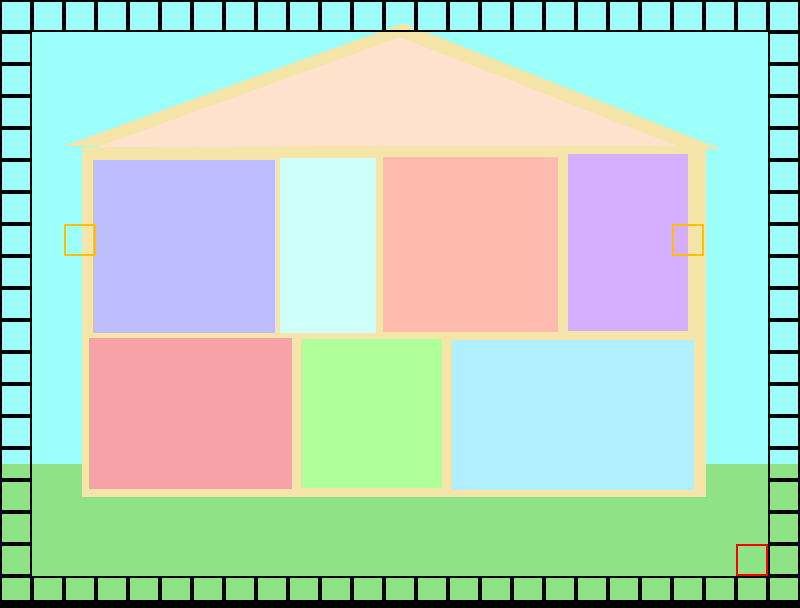

Rendered tile map (Tiled .tmx) drawn with the repository's tilesets; below, a short description and the full map source, tile grids included:
An orthogonal 25x19 tile map with 32x32 px tiles, 5 tile layers (background, walls, hazards, windows, ...), 2 tilesets and 2 objects (2x room).

<map version="1.5" tiledversion="1.7.2" orientation="orthogonal" renderorder="right-down" width="25" height="19" tilewidth="32" tileheight="32" infinite="0" nextlayerid="12" nextobjectid="41">
 <editorsettings>
  <export target="house1.json" format="json" />
 </editorsettings>
 <tileset firstgid="1" name="tiles1" tilewidth="32" tileheight="32" tilecount="16" columns="4">
  <image source="house1.png" width="128" height="128" />
 </tileset>
 <tileset firstgid="17" name="background" tilewidth="800" tileheight="600" tilecount="1" columns="0">
  <grid orientation="orthogonal" width="1" height="1" />
  <tile id="0">
   <image width="800" height="600" source="../BasicHouse.png" />
  </tile>
 </tileset>
 <layer id="11" name="background" width="25" height="19" offsetx="0" offsety="-8">
  <data encoding="csv">
0,0,0,0,0,0,0,0,0,0,0,0,0,0,0,0,0,0,0,0,0,0,0,0,0,
0,0,0,0,0,0,0,0,0,0,0,0,0,0,0,0,0,0,0,0,0,0,0,0,0,
0,0,0,0,0,0,0,0,0,0,0,0,0,0,0,0,0,0,0,0,0,0,0,0,0,
0,0,0,0,0,0,0,0,0,0,0,0,0,0,0,0,0,0,0,0,0,0,0,0,0,
0,0,0,0,0,0,0,0,0,0,0,0,0,0,0,0,0,0,0,0,0,0,0,0,0,
0,0,0,0,0,0,0,0,0,0,0,0,0,0,0,0,0,0,0,0,0,0,0,0,0,
0,0,0,0,0,0,0,0,0,0,0,0,0,0,0,0,0,0,0,0,0,0,0,0,0,
0,0,0,0,0,0,0,0,0,0,0,0,0,0,0,0,0,0,0,0,0,0,0,0,0,
0,0,0,0,0,0,0,0,0,0,0,0,0,0,0,0,0,0,0,0,0,0,0,0,0,
0,0,0,0,0,0,0,0,0,0,0,0,0,0,0,0,0,0,0,0,0,0,0,0,0,
0,0,0,0,0,0,0,0,0,0,0,0,0,0,0,0,0,0,0,0,0,0,0,0,0,
0,0,0,0,0,0,0,0,0,0,0,0,0,0,0,0,0,0,0,0,0,0,0,0,0,
0,0,0,0,0,0,0,0,0,0,0,0,0,0,0,0,0,0,0,0,0,0,0,0,0,
0,0,0,0,0,0,0,0,0,0,0,0,0,0,0,0,0,0,0,0,0,0,0,0,0,
0,0,0,0,0,0,0,0,0,0,0,0,0,0,0,0,0,0,0,0,0,0,0,0,0,
0,0,0,0,0,0,0,0,0,0,0,0,0,0,0,0,0,0,0,0,0,0,0,0,0,
0,0,0,0,0,0,0,0,0,0,0,0,0,0,0,0,0,0,0,0,0,0,0,0,0,
0,0,0,0,0,0,0,0,0,0,0,0,0,0,0,0,0,0,0,0,0,0,0,0,0,
17,0,0,0,0,0,0,0,0,0,0,0,0,0,0,0,0,0,0,0,0,0,0,0,0
</data>
 </layer>
 <layer id="1" name="walls" width="25" height="19">
  <data encoding="csv">
1,1,1,1,1,1,1,1,1,1,1,1,1,1,1,1,1,1,1,1,1,1,1,1,1,
1,0,0,0,0,0,0,0,0,0,0,0,0,0,0,0,0,0,0,0,0,0,0,0,1,
1,0,0,0,0,0,0,0,0,0,0,0,0,0,0,0,0,0,0,0,0,0,0,0,1,
1,0,0,0,0,0,0,0,0,0,0,0,0,0,0,0,0,0,0,0,0,0,0,0,1,
1,0,0,0,0,0,0,0,0,0,0,0,0,0,0,0,0,0,0,0,0,0,0,0,1,
1,0,0,0,0,0,0,0,0,0,0,0,0,0,0,0,0,0,0,0,0,0,0,0,1,
1,0,0,0,0,0,0,0,0,0,0,0,0,0,0,0,0,0,0,0,0,0,0,0,1,
1,0,0,0,0,0,0,0,0,0,0,0,0,0,0,0,0,0,0,0,0,0,0,0,1,
1,0,0,0,0,0,0,0,0,0,0,0,0,0,0,0,0,0,0,0,0,0,0,0,1,
1,0,0,0,0,0,0,0,0,0,0,0,0,0,0,0,0,0,0,0,0,0,0,0,1,
1,0,0,0,0,0,0,0,0,0,0,0,0,0,0,0,0,0,0,0,0,0,0,0,1,
1,0,0,0,0,0,0,0,0,0,0,0,0,0,0,0,0,0,0,0,0,0,0,0,1,
1,0,0,0,0,0,0,0,0,0,0,0,0,0,0,0,0,0,0,0,0,0,0,0,1,
1,0,0,0,0,0,0,0,0,0,0,0,0,0,0,0,0,0,0,0,0,0,0,0,1,
1,0,0,0,0,0,0,0,0,0,0,0,0,0,0,0,0,0,0,0,0,0,0,0,1,
1,0,0,0,0,0,0,0,0,0,0,0,0,0,0,0,0,0,0,0,0,0,0,0,1,
1,0,0,0,0,0,0,0,0,0,0,0,0,0,0,0,0,0,0,0,0,0,0,0,1,
1,0,0,0,0,0,0,0,0,0,0,0,0,0,0,0,0,0,0,0,0,0,0,0,1,
1,1,1,1,1,1,1,1,1,1,1,1,1,1,1,1,1,1,1,1,1,1,1,1,1
</data>
 </layer>
 <layer id="4" name="hazards" width="25" height="19">
  <data encoding="csv">
0,0,0,0,0,0,0,0,0,0,0,0,0,0,0,0,0,0,0,0,0,0,0,0,0,
0,0,0,0,0,0,0,0,0,0,0,0,0,0,0,0,0,0,0,0,0,0,0,0,0,
0,0,0,0,0,0,0,0,0,0,0,0,0,0,0,0,0,0,0,0,0,0,0,0,0,
0,0,0,0,0,0,0,0,0,0,0,0,0,0,0,0,0,0,0,0,0,0,0,0,0,
0,0,0,0,0,0,0,0,0,0,0,0,0,0,0,0,0,0,0,0,0,0,0,0,0,
0,0,0,0,0,0,0,0,0,0,0,0,0,0,0,0,0,0,0,0,0,0,0,0,0,
0,0,0,0,0,0,0,0,0,0,0,0,0,0,0,0,0,0,0,0,0,0,0,0,0,
0,0,0,0,0,0,0,0,0,0,0,0,0,0,0,0,0,0,0,0,0,0,0,0,0,
0,0,0,0,0,0,0,0,0,0,0,0,0,0,0,0,0,0,0,0,0,0,0,0,0,
0,0,0,0,0,0,0,0,0,0,0,0,0,0,0,0,0,0,0,0,0,0,0,0,0,
0,0,0,0,0,0,0,0,0,0,0,0,0,0,0,0,0,0,0,0,0,0,0,0,0,
0,0,0,0,0,0,0,0,0,0,0,0,0,0,0,0,0,0,0,0,0,0,0,0,0,
0,0,0,0,0,0,0,0,0,0,0,0,0,0,0,0,0,0,0,0,0,0,0,0,0,
0,0,0,0,0,0,0,0,0,0,0,0,0,0,0,0,0,0,0,0,0,0,0,0,0,
0,0,0,0,0,0,0,0,0,0,0,0,0,0,0,0,0,0,0,0,0,0,0,0,0,
0,0,0,0,0,0,0,0,0,0,0,0,0,0,0,0,0,0,0,0,0,0,0,0,0,
0,0,0,0,0,0,0,0,0,0,0,0,0,0,0,0,0,0,0,0,0,0,0,0,0,
0,0,0,0,0,0,0,0,0,0,0,0,0,0,0,0,0,0,0,0,0,0,0,3,0,
0,0,0,0,0,0,0,0,0,0,0,0,0,0,0,0,0,0,0,0,0,0,0,0,0
</data>
 </layer>
 <layer id="3" name="windows" width="25" height="19">
  <data encoding="csv">
0,0,0,0,0,0,0,0,0,0,0,0,0,0,0,0,0,0,0,0,0,0,0,0,0,
0,0,0,0,0,0,0,0,0,0,0,0,0,0,0,0,0,0,0,0,0,0,0,0,0,
0,0,0,0,0,0,0,0,0,0,0,0,0,0,0,0,0,0,0,0,0,0,0,0,0,
0,0,0,0,0,0,0,0,0,0,0,0,0,0,0,0,0,0,0,0,0,0,0,0,0,
0,0,0,0,0,0,0,0,0,0,0,0,0,0,0,0,0,0,0,0,0,0,0,0,0,
0,0,0,0,0,0,0,0,0,0,0,0,0,0,0,0,0,0,0,0,0,0,0,0,0,
0,0,0,0,0,0,0,0,0,0,0,0,0,0,0,0,0,0,0,0,0,0,0,0,0,
0,0,2,0,0,0,0,0,0,0,0,0,0,0,0,0,0,0,0,0,0,2,0,0,0,
0,0,0,0,0,0,0,0,0,0,0,0,0,0,0,0,0,0,0,0,0,0,0,0,0,
0,0,0,0,0,0,0,0,0,0,0,0,0,0,0,0,0,0,0,0,0,0,0,0,0,
0,0,0,0,0,0,0,0,0,0,0,0,0,0,0,0,0,0,0,0,0,0,0,0,0,
0,0,0,0,0,0,0,0,0,0,0,0,0,0,0,0,0,0,0,0,0,0,0,0,0,
0,0,0,0,0,0,0,0,0,0,0,0,0,0,0,0,0,0,0,0,0,0,0,0,0,
0,0,0,0,0,0,0,0,0,0,0,0,0,0,0,0,0,0,0,0,0,0,0,0,0,
0,0,0,0,0,0,0,0,0,0,0,0,0,0,0,0,0,0,0,0,0,0,0,0,0,
0,0,0,0,0,0,0,0,0,0,0,0,0,0,0,0,0,0,0,0,0,0,0,0,0,
0,0,0,0,0,0,0,0,0,0,0,0,0,0,0,0,0,0,0,0,0,0,0,0,0,
0,0,0,0,0,0,0,0,0,0,0,0,0,0,0,0,0,0,0,0,0,0,0,0,0,
0,0,0,0,0,0,0,0,0,0,0,0,0,0,0,0,0,0,0,0,0,0,0,0,0
</data>
 </layer>
 <layer id="8" name="lights" width="25" height="19">
  <data encoding="csv">
0,0,0,0,0,0,0,0,0,0,0,0,0,0,0,0,0,0,0,0,0,0,0,0,0,
0,0,0,0,0,0,0,0,0,0,0,0,0,0,0,0,0,0,0,0,0,0,0,0,0,
0,0,0,0,0,0,0,0,0,0,0,0,0,0,0,0,0,0,0,0,0,0,0,0,0,
0,0,0,0,0,0,0,0,0,0,0,0,0,0,0,0,0,0,0,0,0,0,0,0,0,
0,0,0,0,0,0,0,0,0,0,0,0,0,0,0,0,0,0,0,0,0,0,0,0,0,
0,0,0,0,0,0,0,0,0,0,0,0,0,0,0,0,0,0,0,0,0,0,0,0,0,
0,0,0,0,0,0,0,0,0,0,0,0,0,0,0,0,0,0,0,0,0,0,0,0,0,
0,0,0,0,0,0,0,0,0,0,0,0,0,0,0,0,0,0,0,0,0,0,0,0,0,
0,0,0,0,0,0,0,0,0,0,0,0,0,0,0,0,0,0,0,0,0,0,0,0,0,
0,0,0,0,0,0,0,0,0,0,0,0,0,0,0,0,0,0,0,0,0,0,0,0,0,
0,0,0,0,0,0,0,0,0,0,0,0,0,0,0,0,0,0,0,0,0,0,0,0,0,
0,0,0,0,0,0,0,0,0,0,0,0,0,0,0,0,0,0,0,0,0,0,0,0,0,
0,0,0,0,0,0,0,0,0,0,0,0,0,0,0,0,0,0,0,0,0,0,0,0,0,
0,0,0,0,0,0,0,0,0,0,0,0,0,0,0,0,0,0,0,0,0,0,0,0,0,
0,0,0,0,0,0,0,0,0,0,0,0,0,0,0,0,0,0,0,0,0,0,0,0,0,
0,0,0,0,0,0,0,0,0,0,0,0,0,0,0,0,0,0,0,0,0,0,0,0,0,
0,0,0,0,0,0,0,0,0,0,0,0,0,0,0,0,0,0,0,0,0,0,0,0,0,
0,0,0,0,0,0,0,0,0,0,0,0,0,0,0,0,0,0,0,0,0,0,0,0,0,
0,0,0,0,0,0,0,0,0,0,0,0,0,0,0,0,0,0,0,0,0,0,0,0,0
</data>
 </layer>
 <objectgroup id="10" name="RoomObjects">
  <object id="29" name="room1" type="room" x="94.6667" y="160.333" width="178" height="169.333">
   <properties>
    <property name="radius" type="int" value="500" />
   </properties>
  </object>
  <object id="40" name="room2" type="room" x="280.667" y="161.333" width="95" height="167.333">
   <properties>
    <property name="radius" type="int" value="100" />
   </properties>
  </object>
 </objectgroup>
</map>
